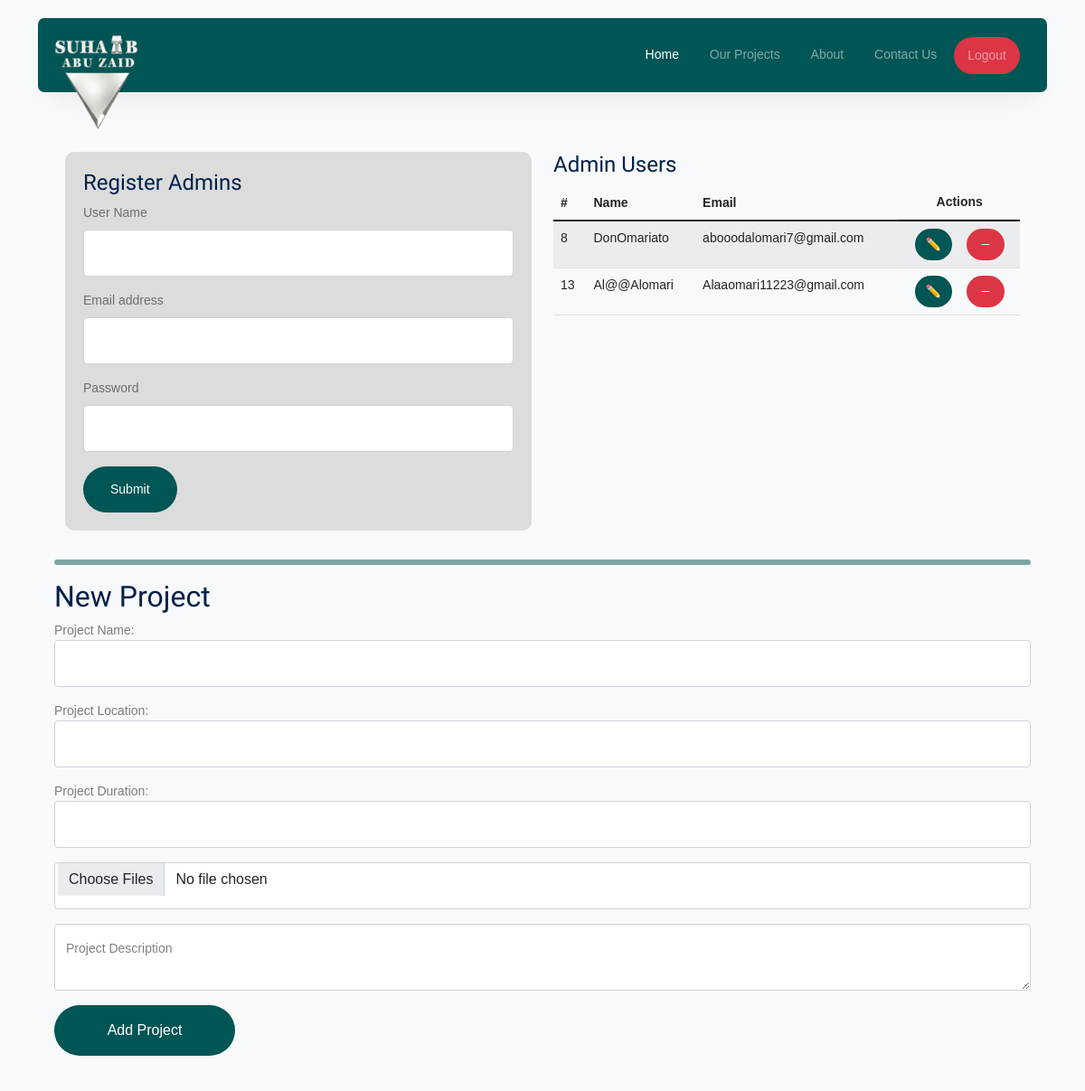
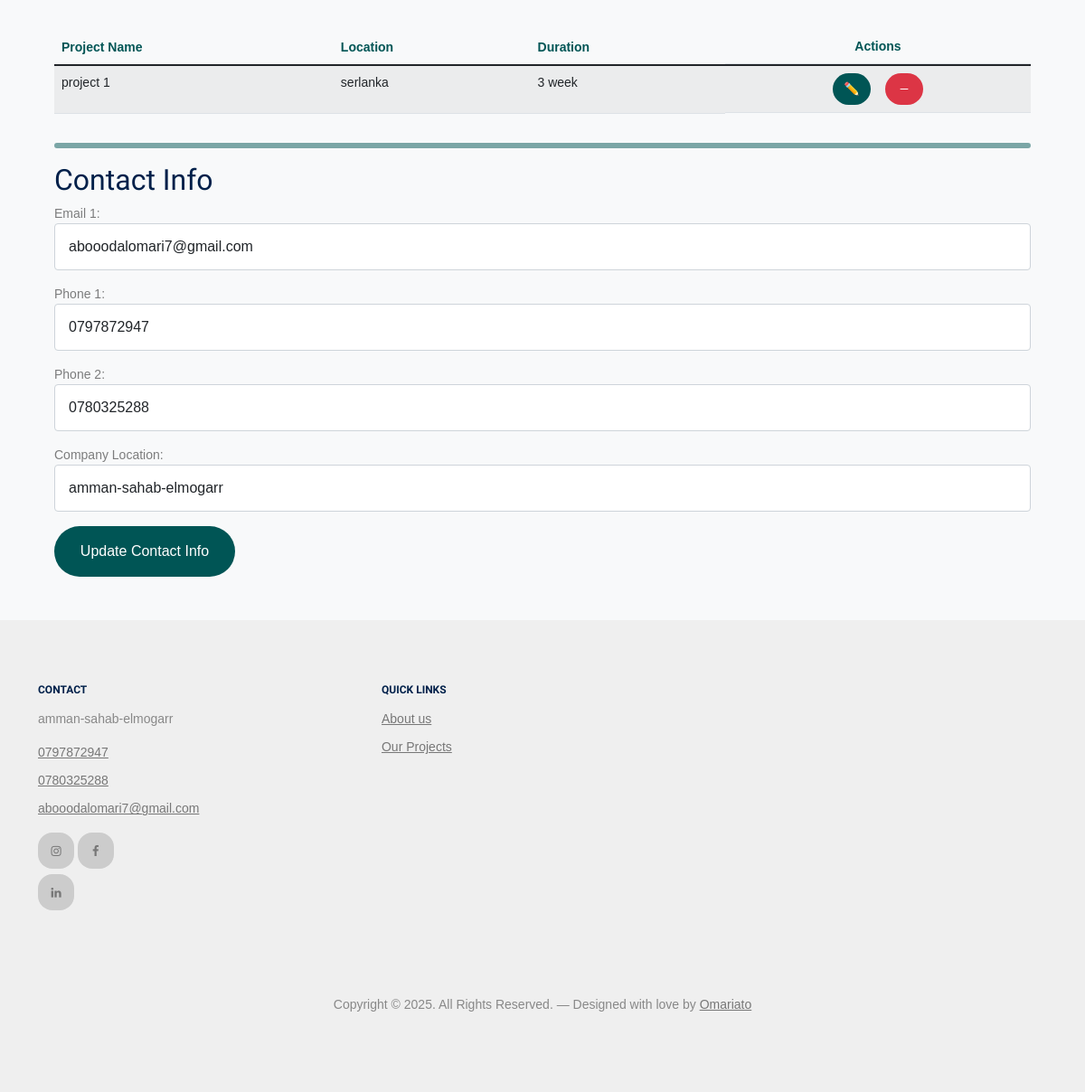
Screenshot of /admin_panl/ (signed in) with the database file from the repository (2 pictures, top to bottom).
### admin_panl/models.py (models this page shows, shortened)
class CustomAdmin(AbstractUser):
    email = models.EmailField(unique=True)

class ContactInfo(models.Model):
     phone1=models.CharField(max_length=15)
     phone2=models.CharField(max_length=15, blank=True, null=True)
     email=models.EmailField()
     address=models.TextField()
     @staticmethod
     def get_solo_instance():
        instance, created =ContactInfo.objects.get_or_create(id=1)
        return instance

### projects/models.py (models this page shows)
class Project(models.Model):
    name = models.CharField(max_length=100)
    location=models.CharField(max_length=100)
    duration=models.CharField(max_length=20)
    description = models.TextField()

### admin_panl/views.py (the view)
# urls.py: path('', AdminPanel.as_view(), name='adminpan'),
@method_decorator(login_required, name='dispatch')
class AdminPanel(View):
      template_name ='admin_pan.html'
      def get(self,request):
         admins= CustomAdmin.objects.all()
         projects = Project.objects.all()
         contact = ContactInfo.get_solo_instance()
         context={
              'admins':admins,
            'contact':contact,
            'projects':projects
        }
         return render(request,self.template_name,context)

### admin_panl/templates/admin_pan.html (shortened to what this page needs)
{% extends "base.html" %}
{% load static %}
{% block head %}
<link rel="stylesheet" href="{% static 'css/admin.css' %}">
{% endblock %}
{% block extra_nav %}
<li><a href="{% url  'adminpan_login' %}" class="btn btn-danger btn-sm">Logout</a></li>
{% endblock %}
{% block content%}
<div class="container-fluid pt-5 mt-5 ">
    <main class="m-5">
        <div class="container-fluid mt-5">
            <div class="row mt-5">
                <div class="col-md-6 mt-4 mb-3">
                    <form id="admin-form">
                        <h4> Register Admins</h4>
                        <div class="mb-3">
                            <label for="exampleInputname" class="form-label">User Name</label>
                            <input type="text" class="form-control" id="User-Name" name="username" required>
                        </div>
                        <div class="mb-3">
                            <label for="exampleInputEmail1" class="form-label">Email address</label>
                            <input type="email" class="form-control" id="Email" name="email"
                                aria-describedby="emailHelp" required>
                        </div>
                        <div class="mb-3">
                            <label for="exampleInputPassword1" class="form-label">Password</label>
                            <input type="password" class="form-control" id="Password" name="password" required>
                        </div>
                        <button type="submit" class="btn btn-sm btn-primary">Submit</button>
                    </form>
                </div>
                <div class="col-md-6 mt-4 mb-3 table-container">
                    <h4> Admin Users</h4>
                    <table class="table table-striped table-hover">
                        <thead>
                            <tr>
                                <th scope="col">#</th>
                                <th scope="col">Name</th>
                                <th scope="col">Email</th>
                                <th class="d-flex  justify-content-center" scope="col">Actions</th>
                            </tr>
                        </thead>
                        <tbody id="admin-table-body" class="admin-table">
                            {% for admin in admins %}
                            <tr id="admin-{{ admin.id }}">
                                <td>{{ admin.id }}</td>
                                <td>{{ admin.username }}</td>
                                <td>{{ admin.email }}</td>
                                <td class="actions d-flex gap-3 justify-content-center">
                                    <button class="btn btn-sm btn-primary edit-btn" data-id="{{ admin.id }}"
                                        title="Edit">
                                        ✏️
                                    </button>
                                    <button class="btn btn-sm btn-danger delete-btn " data-id="{{ admin.id }}"
                                        title="Delete">
                                        <svg xmlns="http://www.w3.org/2000/svg" width="18" height="25"
                                            fill="currentColor" class="bi bi-dash" viewBox="0 0 16 16">
                                            <path d="M4 8a.5.5 0 0 1 .5-.5h7a.5.5 0 0 1 0 1h-7A.5.5 0 0 1 4 8" />
                                        </svg>
                                    </button>
                                </td>
                            </tr>
                            {% endfor %}
                        </tbody>
                    </table>
                </div>
            </div>
        </div>
        <hr class="border border-secondary rounded border-3 opacity-50">
        <section class="mb-4">
            <h2>New Project</h2>
            <form class="d-flex flex-column gap-3" id="new-project-form" enctype="multipart/form-data">
                <div class="form-group">
                    <label for="project-name">Project Name:</label>
                    <input type="text" class="form-control" id="project_Name" name="project_Name" required>
                </div>
                <div class="form-group">
                    <label for="project-location">Project Location:</label>
                    <input type="text" class="form-control" id="project_Location" name="project_Location" required>
                </div>
                <div class="form-group">
                    <label for="project-duration">Project Duration:</label>
                    <input type="text" class="form-control" id="project_Duration" name="project_Duration" required>
                </div>
                <div class="input-group">
                    <input type="file" class="form-control" id="project_Images" name="project_Images"
                        aria-describedby="inputGroupFileAddon04" aria-label="Upload" multiple accept="image/*">
                </div>
                <div class="form-floating">
                    <textarea class="form-control" placeholder="Leave a comment here" id="project_Description"
                        name="project_Description" style="height: 100px"></textarea>
                    <label for="floatingTextarea2">Project Description</label>
                </div>
                <button type="submit " class="btn btn-primary p-3" style="width:200px">Add Project</button>
            </form>
        </section>
        <section class="overflow-auto">
            <table class="table table-striped table-hover mt-5 ">
                <thead>
                    <tr style="color: #005555;">
                        <th scope="col">Project Name</th>
                        <th scope="col">Location</th>
                        <th scope="col">Duration</th>
                        <th class="d-flex justify-content-center" scope="col">Actions</th>
                    </tr>
                </thead>
                <tbody id="projects-table-body" class="projects-table">
                    {% for project in projects %}
                    <tr id="project-{{ project.id }}">
                        <td>{{ project.name }}</td>
                        <td>{{ project.location }}</td>
                        <td>{{ project.duration }}</td>
                        <td class=" d-flex gap-3 justify-content-center">
                            <button class="btn btn-sm btn-primary edit-btn" data-id="{{ project.id }}">
                                 ✏️
                            </button>
                            <button class="btn btn-sm btn-danger delete-btn" data-id="{{ project.id }}">
                                 <svg xmlns="http://www.w3.org/2000/svg" width="18"
                                    height="25" fill="currentColor" class="bi bi-dash" viewBox="0 0 16 16">
                                    <path d="M4 8a.5.5 0 0 1 .5-.5h7a.5.5 0 0 1 0 1h-7A.5.5 0 0 1 4 8" />
                                </svg>
                            </button>
                        </td>
                    </tr>
                    {% endfor %}
                </tbody>
            </table>
        </section>
        <hr class="border border-secondary rounded border-3 opacity-50">
        <section class="mt-3">
            <h2>Contact Info</h2>
            <form method="POST" class="d-flex flex-column gap-3" id="contact-info-form">
                <div class="form-group">
                    <label for="email-1">Email 1:</label>
                    <input type="email" class="form-control" id="email1" name="email1" value="{{ contact.email }}"
                        required>
                </div>
                <div class="form-group">
                    <label for="phone-1">Phone 1:</label>
                    <input type="tel" class="form-control" id="phone1" name="phone1" value="{{ contact.phone1 }}"
                        required>
                </div>
                <div class="form-group">
                    <label for="phone-2">Phone 2:</label>
                    <input type="tel" class="form-control" id="phone2" name="phone2" value="{{ contact.phone2 }}">
                </div>
                <div class="form-group">
                    <label for="address">Company Location:</label>
                    <input type="text" class="form-control" id="address" name="address" value="{{ contact.address }}"
                        required>
                </div>
                <button type="submit" class="btn btn-primary fs-7 p-3" style="width:200px">Update Contact Info</button>
            </form>
        </section>
    </main>
</div>
{% endblock %}

### home/templates/base.html (shortened to what this page needs)
{% load static %}
<!doctype html>
<html lang="en">
<head>
    <link rel="stylesheet" href="{% static 'fonts/icomoon/style.css' %}">
    <link rel="stylesheet" href="{% static 'fonts/flaticon/font/flaticon.css' %}">
    <link rel="stylesheet" href="{% static 'css/tiny-slider.css' %}">
    <link rel="stylesheet" href="{% static 'css/aos.css' %}">
    <link rel="stylesheet" href="{% static 'css/style.css' %}">
    {% block head %}{% endblock %}
</head>
<body>
    <nav class="site-nav">
        <div class="container">
            <div class="menu-bg-wrap">
                <div class="site-navigation">
                    <img src="{% static 'images/logo.png' %}" width="110rem" class="logo m-0 position-absolute "
                        style=" top: 15px; left:10px;">
                    <ul class="js-clone-nav d-none d-lg-inline-block text-start site-menu float-end">
                        <li class="active"><a href="{% url 'index' %}">Home</a></li>
                        <li><a href="{% url 'projects' %}">Our Projects</a></li>
                        <li><a href="{% url 'aboutus' %}">About</a></li>
                        <li><a href="#footer">Contact Us</a></li>
                        {% block extra_nav %} {% endblock %}
                    </ul>
                </div>
            </div>
        </div>
    </nav>
    {% block content %}
    {% endblock %}
    <div class="site-footer" id="footer">
        <div class="container">
            <div class="row">
                <div class="col-lg-4">
                    <div class="widget">
                        <h3>Contact</h3>
                        <address id="footer-address">{{ contact.address }}</address>
                        <ul class="list-unstyled links">
                            <li><a href="tel://{{ contact.phone1 }}" id="footer-phone1">{{ contact.phone1 }}</a></li>
                            <li><a href="tel://{{ contact.phone2 }}" id="footer-phone2">{{ contact.phone2 }}</a></li>
                            <li><a href="mailto:{{ contact.email }}" id="footer-email">{{ contact.email }}</a></li>
                        </ul>
                        <div class="col-lg-4">
                            <div class="widget">
                                <ul class="list-unstyled social">
                                    <li><a href="#"><span class="icon-instagram"></span></a></li>
                                    <li><a href="#"><span class="icon-facebook"></span></a></li>
                                    <li><a href="#"><span class="icon-linkedin"></span></a></li>
                                </ul>
                            </div>
                        </div>
                    </div>
                </div>
                <div class="col-lg-4">
                    <div class="widget">
                        <h3>Quick Links</h3>
                        <ul class="list-unstyled float-start links">
                            <li><a href="{% url 'aboutus' %}">About us</a></li>
                            <li><a href="{% url 'projects' %}">Our Projects</a></li>
                        </ul>
                    </div>
                </div>
            </div>
            <div class="row mt-5">
                <div class="col-12 text-center">
                    <p>Copyright &copy;
                        <script>document.write(new Date().getFullYear());</script>. All Rights Reserved. &mdash;
                        Designed with love by <a href="#">Omariato</a>
                    </p>
                </div>
            </div>
        </div>
    </div>
</body>
</html>

### admin_panl/static/css/admin.css (style rules this page uses)
.edit-btn, .delete-btn { padding: 5px 12px; font-size: 14px; transition: background-color 0.3s ease-in-out; display: inline-flex; justify-content: center; align-items: center; }
.edit-btn { background-color: #007bff; border: none; color: white; }
.delete-btn { background-color: #dc3545; border: none; color: white; }
.bi { font-size: 16px; }
body { font-family: Arial, sans-serif; background-color: #f8f9fa; margin: 0; padding: 0; }
#admin-form { padding: 20px; border-radius: 10px; background-color: rgb(220, 220, 220); }
.table-container { height: 400px; overflow: auto; }
.actions { display: flex; gap: 10px; }

### rows the page displays
CustomAdmin: id "8", username "DonOmariato", email "abooodalomari7@gmail.com"
CustomAdmin: id "13", username "Al@@Alomari", email "Alaaomari11223@gmail.com"
Project: name "project 1", location "serlanka", duration "3 week"
ContactInfo: email1 "abooodalomari7@gmail.com", phone1 "0797872947", phone2 "0780325288", address "amman-sahab-elmogarr", email "abooodalomari7@gmail.com"
